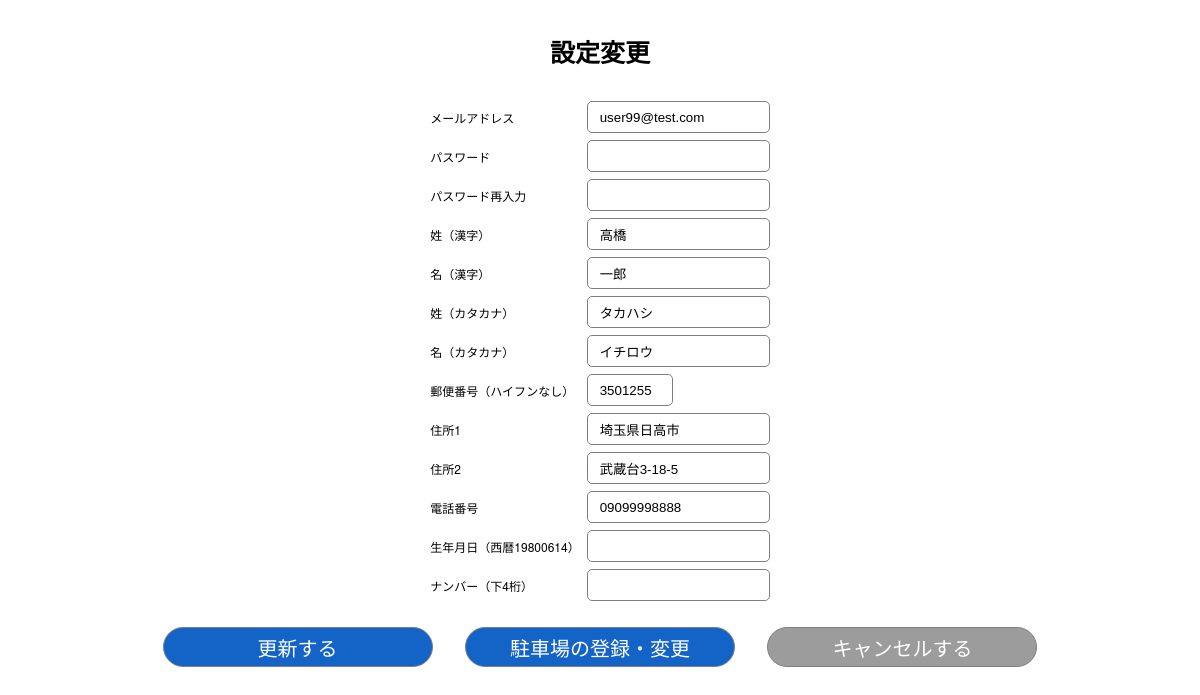
Page /settingChange (signed in) on the committed database.
### app.py (models this page shows, shortened)
class User(UserMixin, db.Model):
    id = db.Column(db.Integer, primary_key=True, nullable=False)
    email = db.Column(db.String(50), unique=True)
    password = db.Column(db.String(512), nullable=False)
    first_name = db.Column(db.String(50), nullable=False)
    last_name = db.Column(db.String(50), nullable=False)
    first_name_kana = db.Column(db.String(50), nullable=False)
    last_name_kana = db.Column(db.String(50), nullable=False)
    postal_code = db.Column(db.String(7), nullable=False)
    address1 = db.Column(db.String(255), nullable=False)
    address2 = db.Column(db.String(255), nullable=False)
    tel = db.Column(db.String(11))
    birthday = db.Column(db.String(8), nullable=False)
    carNumber = db.Column(db.String(4), nullable=False)
    created_at = db.Column(db.DateTime, nullable=False,
                           default=datetime.now(pytz.timezone('Asia/Tokyo')))

### app.py (the view)
@app.route('/settingChange', methods=['GET','POST'])
@login_required
def settingChange():
    user = User.query.filter_by(id=current_user.id).first()
    if request.method == 'POST':
        email = request.form.get('email')
        password = request.form.get('password')
        password_confirm = request.form.get('password_confirm')
        first_name = request.form.get('first_name')
        last_name = request.form.get('last_name')
        first_name_kana = request.form.get('first_name_kana')
        last_name_kana = request.form.get('last_name_kana')
        postal_code = request.form.get('postal_code')
        address1 = request.form.get('address1')
        address2 = request.form.get('address2')
        tel = request.form.get('tel')
        birthday = request.form.get('birthday')
        carNumber = request.form.get('carNumber')
        if password != password_confirm:# デバッグ用
            return render_template('settingChange.html',
                                   error='Passwords do not match',
                                   user=user
                                   )
        user.email=email
        user.password=password # デバッグ用にハッシュ化無し
        user.first_name=first_name
        user.last_name=last_name
        user.first_name_kana=first_name_kana
        user.last_name_kana=last_name_kana
        user.postal_code=postal_code
        user.address1=address1
        user.address2=address2
        user.tel=tel
        user.birthday=birthday
        user.carNumber=carNumber
        db.session.add(user)
        db.session.commit()
        return render_template('settingChange.html', user=user, error='登録変更完了')
    else:
        return render_template('settingChange.html', user=user)

### app.py (called while the page is built)
@login_manager.user_loader
def load_user(user_id):
    print(f'ID>>>{user_id}')
    return User.query.get(int(user_id))

### templates/settingChange.html (shortened to what this page needs)
<!DOCTYPE html>
<html>
<head>
    <link rel='stylesheet' href='../static/css/centerBox.css' />
    <link rel='stylesheet' href='../static/css/common.css' />
</head>
<body>
    <article class='container'>
        <section class='box_contents'>
            <h1>設定変更</h1>
            <form method="POST" action="{{ url_for('settingChange') }}">
                <table class='inner'>
                    <tr>
                        <td>メールアドレス</td>
                        <td><input type='email' name='email' required value={{ user.email }} /></td>
                    </tr>
                    <tr>
                        <td>パスワード</td>
                        <td><input type='password' name='password' id='input_password' onBlur='passwordCheck(this)' required value="" /></td>
                    </tr>
                    <tr>
                        <td>パスワード再入力</td>
                        <td><input type='password' name='password_confirm' id='input_passwordConfirm' onBlur='passwordCheck(this)' required value="" /></td>
                    </tr>
                    <tr>
                        <td>姓（漢字）</td>
                        <td><input type='text' name='last_name' required value={{ user.last_name }} /></td>
                    </tr>
                    <tr>
                        <td>名（漢字）</td>
                        <td><input type='text' name='first_name' required value={{ user.first_name }} /></td>
                    </tr>
                    <tr>
                        <td>姓（カタカナ）</td>
                        <td><input type='text' name='last_name_kana' required value={{ user.last_name_kana }} /></td>
                    </tr>
                    <tr>
                        <td>名（カタカナ）</td>
                        <td><input type='text' name='first_name_kana' required value={{ user.first_name_kana }} /></td>
                    </tr>
                    <tr>
                        <td>郵便番号（ハイフンなし）</td>
                        <td><input type='number' class='mini_postCode' name='postal_code' required value={{ user.postal_code }} /></td>
                    </tr>
                    <tr>
                        <td>住所1</td>
                        <td><input type='text' name='address1' required value={{ user.address1 }} /></td>
                    </tr>
                    <tr>
                        <td>住所2</td>
                        <td><input type='text' name='address2' required value={{ user.address2 }} /></td>
                    </tr>
                    <tr>
                        <td>電話番号</td>
                        <td><input type='number' name='tel' required value={{ user.tel }} /></td>
                    </tr>
                        <tr>
                        <td>生年月日（西暦19800614）</td>
                        <td><input type='number' name='birthday' value={{ user.birthday }} /></td>
                    </tr>
                    <tr>
                        <td>ナンバー（下4桁）</td>
                        <td><input type='number' name='carNumber' value={{ user.carNumber }} /></td>
                    </tr>
                </table>
                <footer>
                    <nav class='buttonMenu'>
                        <input class='common_button' style='width : 27%;' type='submit' value='更新する' />
                        <a href="parkingRegistration"><input class='common_button' style='width : 27%;' type='button' value='駐車場の登録・変更' /></a>
                        <a href="mainForm"><input class='common_cancel' style='width : 27%;' type='button' value='キャンセルする' /></a>
                    </nav>
                </footer>
            </form>
        </section>
    </article>
</body>
</html>

### static/css/centerBox.css (style rules this page uses)
.container { display: grid; place-items: center; }
.box_contents { text-align : center; max-width: 1000px; min-width: 750px; width: 100%; }
.inner { display: grid; place-items: center; border-collapse: separate; border-spacing: 5px; }
.inner td { font-size : var(--labelFontSize, 1.2rem); text-align : left; }

### static/css/common.css (style rules this page uses)
:root { --labelFontSize : 1.2rem; }
html { font-size: 62.5%; box-sizing: border-box; }
body { font-size : 1.6em; font-family: "Helvetica Neue", Arial, "Hiragino Kaku Gothic ProN", "Hiragino Sans", Meiryo, sans-serif; }
nav.buttonMenu { margin-top : 2rem; }
h1 { font-size : 2.5rem; }
input, select { text-indent : 1rem; border : solid 0.1rem gray; height : 2.8rem; border-radius : 0.5rem; cursor: pointer; }
.common_button { background-color : rgb(20, 100, 200); text-indent : 0; font-size : 2rem; color : white; height : 4rem; border-radius : 2rem; margin : 0 1.4rem; }
.common_cancel { background-color : rgb(156, 156, 156); text-indent : 0; font-size : 2rem; color : white; height : 4rem; border-radius : 2rem; margin : 0 1.4rem; }
.mini_postCode { width : 8rem; }

### rows in the picture
User: email "user99@test.com", last_name "高橋", first_name "一郎", last_name_kana "タカハシ", first_name_kana "イチロウ", postal_code "3501255", address1 "埼玉県日高市", address2 "武蔵台3-18-5", tel "09099998888"
